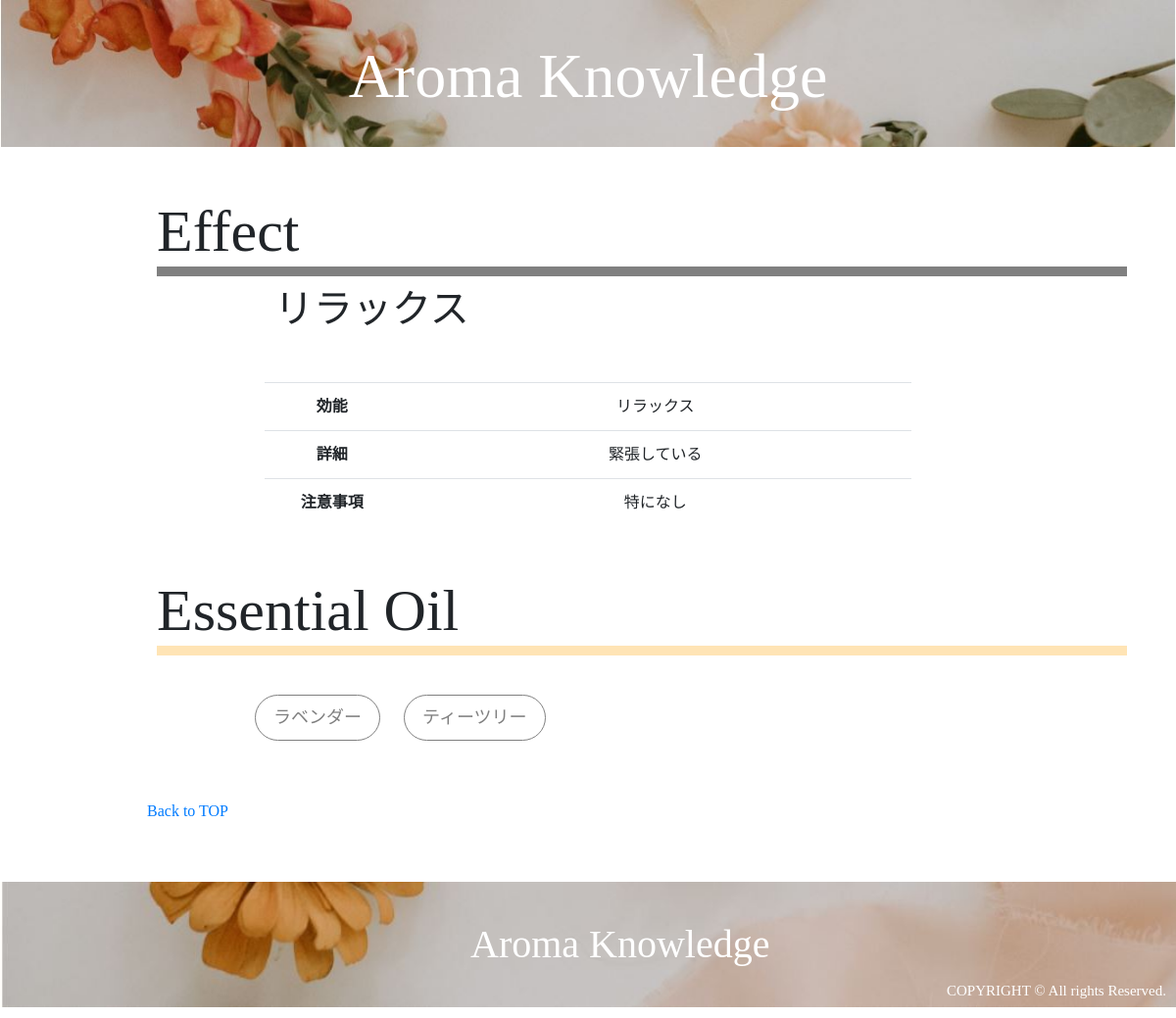
Page /effect_detail.php?id=2 on the earlier database version.
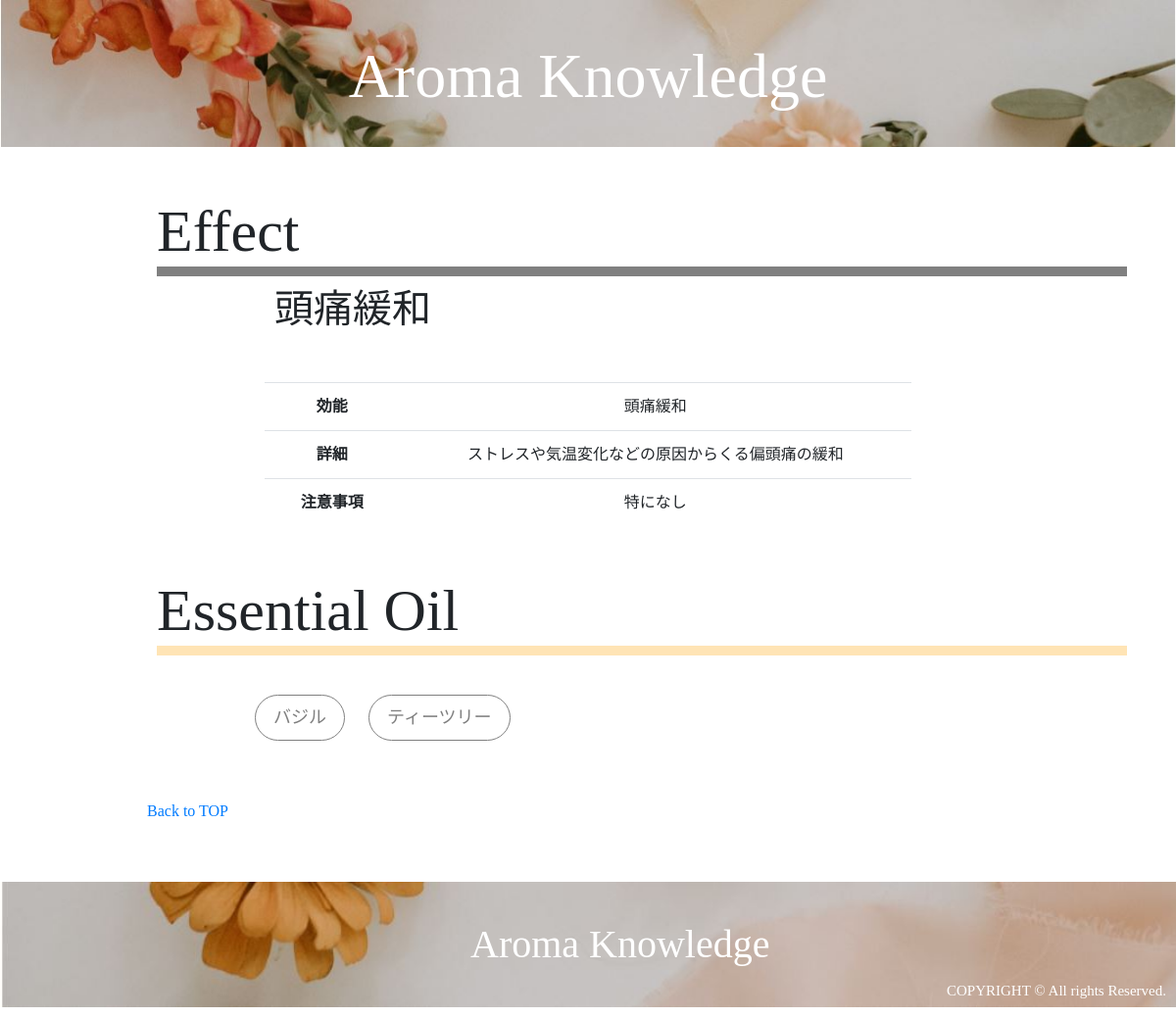
Same page on the later database version.
### tables this page shows
CREATE TABLE `effects` (
  `id` int(11) NOT NULL AUTO_INCREMENT,
  `effect` varchar(255) NOT NULL,
  `content` varchar(255) NOT NULL,
  `caution` varchar(255) NOT NULL,
  `user_id` int(11) NOT NULL,
  `created_at` timestamp NOT NULL DEFAULT CURRENT_TIMESTAMP,
  PRIMARY KEY (`id`),
  UNIQUE KEY `effect` (`effect`),
  KEY `user_id` (`user_id`),
  CONSTRAINT `effects_ibfk_1` FOREIGN KEY (`user_id`) REFERENCES `users` (`id`) ON DELETE CASCADE ON UPDATE CASCADE
);

CREATE TABLE `essential_oils` (
  `id` int(11) NOT NULL AUTO_INCREMENT,
  `name` varchar(255) NOT NULL,
  `scientific_name` varchar(255) NOT NULL,
  `plant_name` varchar(255) NOT NULL,
  `extraction` varchar(255) NOT NULL,
  `aroma` varchar(255) NOT NULL,
  `caution` varchar(255) NOT NULL,
  `english_name` varchar(255) NOT NULL,
  `user_id` int(11) NOT NULL,
  `image` varchar(255) NOT NULL,
  `created_at` timestamp NOT NULL DEFAULT CURRENT_TIMESTAMP,
  PRIMARY KEY (`id`),
  UNIQUE KEY `name` (`name`),
  KEY `user_id` (`user_id`),
  CONSTRAINT `essential_oils_ibfk_1` FOREIGN KEY (`user_id`) REFERENCES `users` (`id`) ON DELETE CASCADE ON UPDATE CASCADE
);

### effect_detail.php (called while the page is built, shortened)
<?php
    require_once 'DAOs/EffectDAO.php';
    require_once 'DAOs/OilDAO.php';
    $id= $_GET['id'];
    $effect = EffectDAO::get_effect($id);
    $oils = OilDAO::get_all_oils_by_effect_id($id);
    include_once 'views/effect_detail_view.php';

### DAOs/EffectDAO.php (called while the page is built, shortened)
<?php
    require_once 'DAOs/DAO.php';
    class EffectDAO extends DAO{
        public static function get_effect($id){
             try{
                $pdo = self::get_connection();
                $stmt = $pdo->prepare('SELECT * FROM effects WHERE id=:id');
                $stmt->bindValue(':id', $id, PDO::PARAM_INT);
                $stmt->execute();
                $stmt->setFetchMode(PDO::FETCH_CLASS|PDO::FETCH_PROPS_LATE, 'Effect');
                $effect = $stmt->fetch();
            }catch(PDOException $e){
            }finally{
                self::close_connection($pdo, $stmt);
            }
            return $effect;
        }
    }

### DAOs/OilDAO.php (called while the page is built, shortened)
<?php
    require_once 'DAOs/DAO.php';
    class OilDAO extends DAO{
        public static function get_all_oils_by_effect_id($effect_id){
             try{
                $pdo = self::get_connection();
                $stmt = $pdo->prepare('SELECT * FROM relations WHERE effect_id=:effect_id');
                $stmt->bindValue(':effect_id', $effect_id, PDO::PARAM_INT);
                $stmt->execute();
                $stmt->setFetchMode(PDO::FETCH_CLASS|PDO::FETCH_PROPS_LATE, 'Relation');
                $relations = $stmt->fetchAll();
                $oils = array();
                foreach($relations as $relation){
                    $oil = self::get_oil($relation->oil_id);
                    $oils[] = $oil;
                }
            }catch(PDOException $e){
            }finally{
                self::close_connection($pdo, $stmt);
            }
            return $oils;
        }
        public static function get_oil($id){
            try{
                $pdo = self::get_connection();
                $stmt = $pdo->prepare('SELECT * FROM essential_oils WHERE id=:id');
                $stmt->bindValue(':id', $id, PDO::PARAM_INT);
                $stmt->execute();
                $stmt->setFetchMode(PDO::FETCH_CLASS|PDO::FETCH_PROPS_LATE, 'Oil');
                $oil = $stmt->fetch();
            }catch(PDOException $e){
            }finally{
                self::close_connection($pdo, $stmt);
            }
            return $oil;
        }
    }

### DAOs/DAO.php (called while the page is built, shortened)
<?php
    class DAO {
        protected static function close_connection($pdo, $stmt){
            $pdo = null;
            $stmt = null;
        }
    }

### views/effect_detail_view.php (the view, shortened to what this page needs)
<!DOCTYPE html>
<html lang="ja">
    <head>
        <link rel="stylesheet" href="https://stackpath.bootstrapcdn.com/bootstrap/4.3.1/css/bootstrap.min.css">
        <link rel="stylesheet" href="css/style.css">
        <link rel="stylesheet" href="css/style2.css">
    </head>
    <body>
        <div class="header" style="background-image:url(images/top1.jpg)">
            <h1><a href="index.php">Aroma Knowledge</a></h1>
        </div>
        <div class="effects">
            <h2 class="title">Effect</h2>
            <h2 class="subtitle"><?= $effect->effect ?></h2>
            <div class="EffectDetail">
                <table class="table table-size">
                    <tbody>
                        <tr>
                            <th style="width: 5%">効能</th>
                            <td style="width: 20%"><?= $effect->effect ?></td>
                        </tr>
                        <tr>
                            <th>詳細</th>
                            <td><?= $effect->content ?></td>
                        </tr>
                        <tr>
                            <th>注意事項</th>
                            <td><?= $effect->caution ?></td>
                        </tr>
                    </tbody>
                </table>
            </div>
        </div>
        <div class="essential_oils">
            <h2 class="title">Essential Oil</h2>
            <div class="EffectContent">
                <?php foreach($oils as $oil): ?>
                    <a href="oil_detail.php?id=<?= $oil->id ?>" class="OilBtn"><?= $oil->name ?></a>
                <?php endforeach; ?>
            </div>
        </div>
        <div class="nav">
            <a href="index.php">Back to TOP</a><br>
        </div>
        <div class="footer" style="background-image:url(images/footer.jpg)">
            <h1 class="logo">Aroma Knowledge</h1>
            <p class="copylight">COPYRIGHT © All rights Reserved.</p>
        </div>
    </body>
</html>

Differences in the rows shown:
removed essential_oils: name "ラベンダー"
changed effects "特になし": effect "リラックス" → "頭痛緩和"; content "緊張している" → "ストレスや気温変化などの原因からくる偏頭痛の緩和"
added essential_oils: name "バジル"
